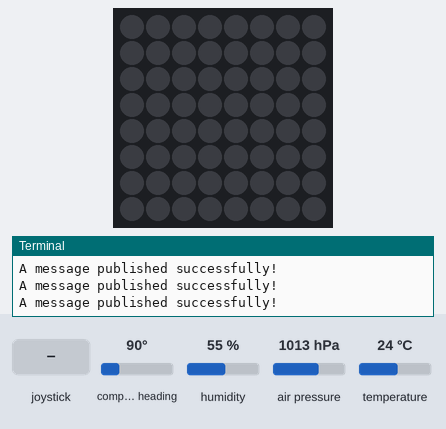
A program run on a simulated Raspberry Pi (BCM pin numbers) with a Sense HAT. On the bench: the Sense HAT's 8×8 RGB LED matrix, the last lines printed to the terminal. Inputs (shaded band) come from the test bench; at power-on: compass heading 90°, humidity 55 %, air pressure 1013 hPa, temperature 24 °C. Dim RGB values are drawn brighter than linear; no MQTT or app messages arrive unless stated.

Above: at 1.2 s.
1.3 s: joystick pushed up
At 2.9 s:
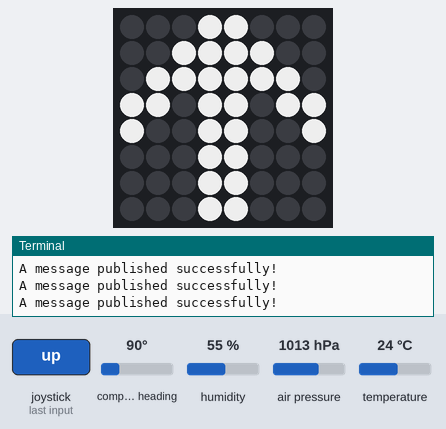
5.4 s: joystick pushed down
At 6.7 s:
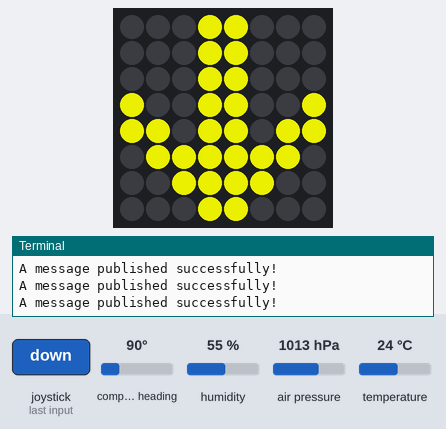
9.5 s: joystick pushed left
At 11.0 s:
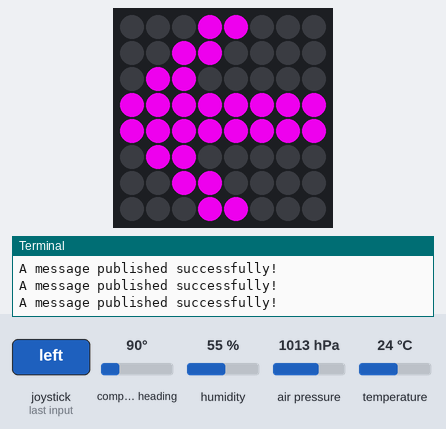
13.6 s: joystick pushed right
At 15.0 s:
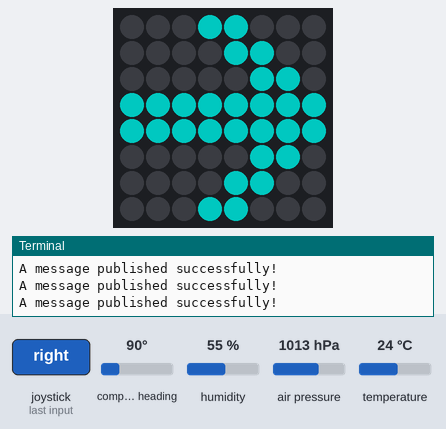
Timing chart, 0 to 16.6 s (numbered marks = the images above; inputs shaded):
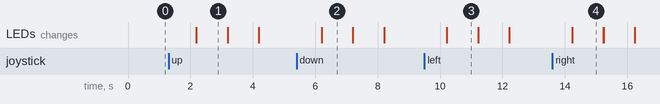

Measured:
- after the input at 1.3 s, the LEDs: change after 0.89 s (image 1)
- after the input at 5.4 s, the LEDs: change after 0.81 s (image 2)
- after the input at 9.5 s, the LEDs: change after 0.72 s (image 3)
- after the input at 13.6 s, the LEDs: change after 0.64 s (image 4)
- what the display in image 1 shows lasts 1.0 s, from 2.2 s to 3.2 s

The program:

aws_mqtt_pub.py
```python
# Import packages
import paho.mqtt.client as mqtt
import ssl
import time
from sense_hat import SenseHat

sense = SenseHat()

# Define Variables
MQTT_PORT = 8883
MQTT_KEEPALIVE_INTERVAL = 30

# Cloud Configuration (Host, Certification file, Private Key)
MQTT_HOST = "aoscy1wztqxzf.iot.ap-southeast-1.amazonaws.com"
CA_ROOT_CERT_FILE = "./root-CA.crt"
THING_CERT_FILE = "./MyCertificate.pem.crt"
THING_PRIVATE_KEY = "./MyPrivate.pem.key"

# MQTT Toppic setting
MQTT_TOPIC1 = "hat/sensors"
MQTT_TOPIC2 = "hat/joystick"
MQTT_TOPIC3 = "hat/magnetometer"

# Sensors Message Form
MQTT_MSG1 = "Temperature: {0:.0f}C, Humidity: {1:0.2f}%, Pressure: {2:.0f}mbar".format(sense.get_temperature(),sense.get_humidity(),sense.get_pressure())

# Define callback function for publishing
def on_publish(client, userdata, mid):
	print("A message published successfully!")

# Initiate MQTT Client
mqttc = mqtt.Client()

# Register publish callback function
mqttc.on_publish = on_publish

# Configure TLS Set
mqttc.tls_set(CA_ROOT_CERT_FILE, certfile=THING_CERT_FILE, keyfile=THING_PRIVATE_KEY, cert_reqs=ssl.CERT_REQUIRED, tls_version=ssl.PROTOCOL_TLSv1_2, ciphers=None)

# Connect with MQTT Broker
mqttc.connect(MQTT_HOST, MQTT_PORT, MQTT_KEEPALIVE_INTERVAL)
mqttc.loop_start()

# Direction disply map
p = (204,0,204) # pink
g = (0, 102, 102) # Green
w = (200, 200, 200) # White
y = (204, 204, 0) # Yellow
e = (0, 0, 0) # Empty

# Display direction
left = [
    e, e, e, p, p, e, e, e,
    e, e, p, p, e, e, e, e,
    e, p, p, e, e, e, e, e,
    p, p, p, p, p, p, p, p,
    p, p, p, p, p, p, p, p,
    e, p, p, e, e, e, e, e,
    e, e, p, p, e, e, e, e,
    e, e, e, p, p, e, e, e,
]

right = [
    e, e, e, g, g, e, e, e,
    e, e, e, e, g, g, e, e,
    e, e, e, e, e, g, g, e,
    g, g, g, g, g, g, g, g,
    g, g, g, g, g, g, g, g,
    e, e, e, e, e, g, g, e,
    e, e, e, e, g, g, e, e,
    e, e, e, g, g, e, e, e,
]

up = [
    e, e, e, w, w, e, e, e,
    e, e, w, w, w, w, e, e,
    e, w, w, w, w, w, w, e,
    w, w, e, w, w, e, w, w,
    w, e, e, w, w, e, e, w,
    e, e, e, w, w, e, e, e,
    e, e, e, w, w, e, e, e,
    e, e, e, w, w, e, e, e,
]

down = [
    e, e, e, y, y, e, e, e,
    e, e, e, y, y, e, e, e,
    e, e, e, y, y, e, e, e,
    y, e, e, y, y, e, e, y,
    y, y, e, y, y, e, y, y,
    e, y, y, y, y, y, y, e,
    e, e, y, y, y, y, e, e,
    e, e, e, y, y, e, e, e,
]

# Send magnetometer and sensors information every second and 50 times
count = 0

while (count < 50):
    # Publish Sensor info
    mqttc.publish(MQTT_TOPIC1,MQTT_MSG1,qos=1)
    # Magnetometer actions
    north = sense.get_compass() # Get compass data
    MQTT_MSG3 = "North: {0:.0f} Degree".format(north)
    mqttc.publish(MQTT_TOPIC3,MQTT_MSG3,qos=1)
    # Joystick action - show the direction on the display
    for event in sense.stick.get_events():
        MQTT_MSG2 = "The joystick was moving {}".format(event.direction)
        if event.direction == 'left':
            sense.set_pixels(left)
            time.sleep(1)
            sense.clear()
        elif event.direction == 'right':
            sense.set_pixels(right)
            time.sleep(1)
            sense.clear()
        elif event.direction == 'up':
            sense.set_pixels(up)
            time.sleep(1)
            sense.clear()
        elif event.direction == 'down':
            sense.set_pixels(down)
            time.sleep(1)
            sense.clear()
        mqttc.publish(MQTT_TOPIC2,MQTT_MSG2,qos=1)
    time.sleep(1)
    count += 1

# Disconnect from MQTT_Broker
# mqttc.disconnect()
```
